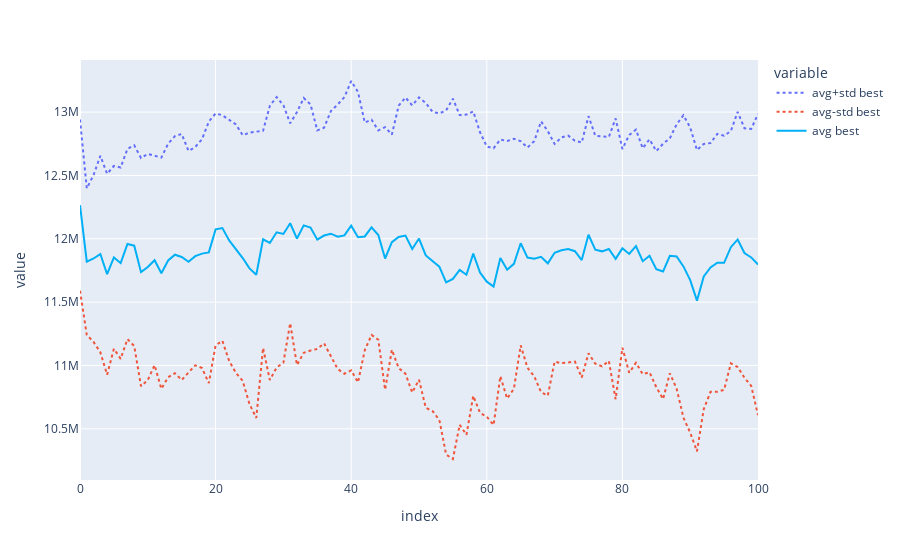

The notebook cell this image was saved under:
### Code cell
logs2 = experiment(eaMuPlusLambda, n_experiments)
print_hof(hof2)
plot_bests(logs2)
